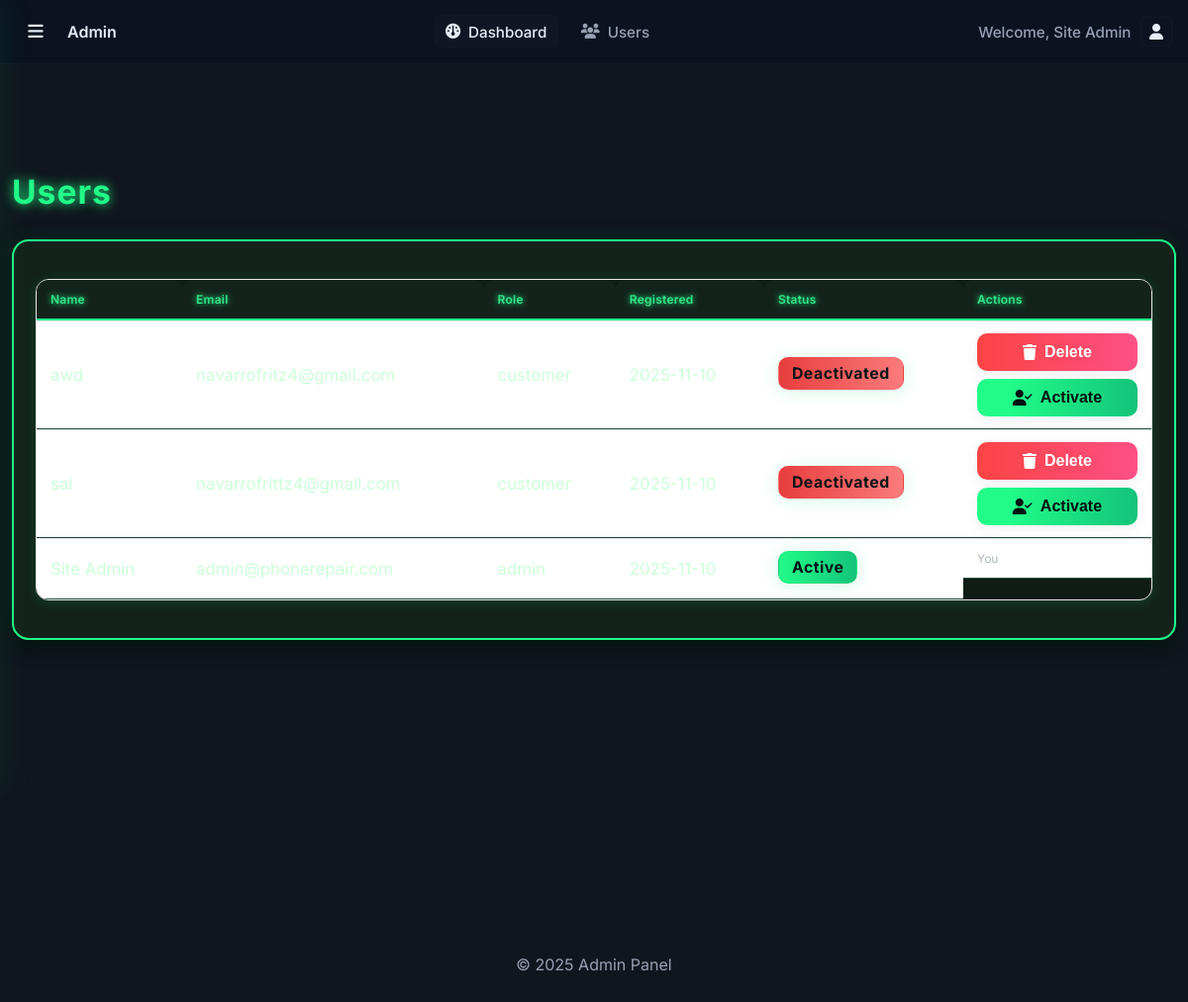
The page /admin/users.php (signed in) on the database its author committed.
### tables this page shows
CREATE TABLE `users` (
  `id` int(11) NOT NULL,
  `name` varchar(100) NOT NULL,
  `email` varchar(150) NOT NULL,
  `password` varchar(255) NOT NULL,
  `role` enum('customer','admin') NOT NULL DEFAULT 'customer',
  `created_at` timestamp NOT NULL DEFAULT current_timestamp(),
  `active` tinyint(1) NOT NULL DEFAULT 1
);

### admin/users.php (the view, shortened to what this page needs)
<?php
require_once __DIR__ . '/includes/header.php';
require_once __DIR__ . '/includes/sidebar.php';
$res = $conn->query("SELECT id, name, email, role, created_at, COALESCE(active,1) active FROM users ORDER BY created_at DESC");
$users = $res ? $res->fetch_all(MYSQLI_ASSOC) : [];
?>
<!DOCTYPE html>
<html lang="en">
<head>
	<link rel="stylesheet" href="https://cdnjs.cloudflare.com/ajax/libs/font-awesome/6.5.0/css/all.min.css">
</head>
<body>
<main class="admin-main">
	<div class="section-header">
		<h2>Users</h2>
	</div>
	<div class="card" style="overflow-x:auto;">
		<table class="table">
			<thead>
				<tr>
					<th>Name</th>
					<th>Email</th>
					<th>Role</th>
					<th>Registered</th>
					<th>Status</th>
					<th>Actions</th>
				</tr>
			</thead>
			<tbody>
				<?php foreach ($users as $u): ?>
					<tr>
						<td><?php echo htmlspecialchars($u['name']); ?></td>
						<td><?php echo htmlspecialchars($u['email']); ?></td>
						<td><?php echo htmlspecialchars($u['role']); ?></td>
						<td><?php echo htmlspecialchars(date('Y-m-d', strtotime($u['created_at']))); ?></td>
						<td>
							<span class="status-badge <?php echo $u['active'] ? 'status-approved' : 'status-cancelled'; ?>">
								<?php echo $u['active'] ? 'Active' : 'Deactivated'; ?>
							</span>
						</td>
						<td class="actions">
							<?php if ((int)$u['id'] !== (int)($_SESSION['user_id'] ?? -1)): ?>
								<form method="post" onsubmit="return confirm('Delete this user?');">
									<button class="btn btn-danger" type="submit"><i class="fa-solid fa-trash"></i> Delete</button>
								</form>
								<?php if ($u['active']): ?>
									<form method="post">
										<input type="hidden" name="action" value="deactivate">
										<input type="hidden" name="id" value="<?php echo (int)$u['id']; ?>">
										<button class="btn" type="submit"><i class="fa-solid fa-user-slash"></i> Deactivate</button>
									</form>
								<?php else: ?>
									<form method="post">
										<button class="btn btn-primary" type="submit"><i class="fa-solid fa-user-check"></i> Activate</button>
									</form>
								<?php endif; ?>
							<?php else: ?>
								<span class="sub">You</span>
							<?php endif; ?>
						</td>
					</tr>
				<?php endforeach; ?>
			</tbody>
		</table>
	</div>
</main>
<?php require_once __DIR__ . '/includes/footer.php'; ?>
</body>
</html>

### admin/assets/css/style.css (style rules this page uses)
:root { --bg: #0f172a; --card: #111827; --muted: #94a3b8; --text: #e5e7eb; --brand: #2563eb; --brand-2: #22c55e; --danger: #ef4444; --warning: #f59e0b; --border: #1f2937; }
* { box-sizing: border-box; }
html, body { margin: 0; font-family: Inter, system-ui, -apple-system, Segoe UI, Roboto, Helvetica, Arial, "Apple Color Emoji", "Segoe UI Emoji"; background: var(--bg); color: var(--text); }
.btn { display: inline-flex; align-items: center; gap: 8px; padding: 8px 12px; border-radius: 8px; border: 1px solid var(--border); cursor: pointer; text-decoration: none; color: var(--text); }
.btn-primary { background: var(--brand); border-color: var(--brand); }
.btn-danger { background: var(--danger); border-color: var(--danger); }
.admin-main { margin-left: 240px; padding: 20px; }
.card { background: var(--card); border: 1px solid var(--border); border-radius: 12px; padding: 16px; }
.card .sub { font-size: 12px; color: var(--muted); }
.section-header { display: flex; align-items: center; justify-content: space-between; gap: 12px; margin: 24px 0 12px; }
.table { width: 100%; border-collapse: collapse; background: var(--card); border: 1px solid var(--border); border-radius: 12px; overflow: hidden; }
.table th, .table td { padding: 12px 10px; border-bottom: 1px solid var(--border); text-align: left; }
.table th { background: #0f172a; color: var(--muted); font-weight: 600; font-size: 12px; letter-spacing: .02em; }
.actions { display: flex; gap: 8px; flex-direction: column; }
.actions form { margin: 0; }
.actions form button { width: 100%; justify-content: center; }
.status-badge { display: inline-flex; align-items: center; gap: 6px; padding: 4px 8px; border-radius: 999px; font-size: 12px; border: 1px solid var(--border); }
.status-approved, .status-processing, .status-delivered, .status-done, .status-received { background: rgba(34, 197, 94, .12); color: #22c55e; border-color: rgba(34, 197, 94, .25); }
.status-cancelled { background: rgba(239, 68, 68, .12); color: #ef4444; border-color: rgba(239, 68, 68, .25); }
:root { --bg:#f8f9fc; --card:#ffffff; --text:#0f172a; --muted:#64748b; --primary:#2563eb; --primary-600:#1d4ed8; --border:#e5e7eb; --shadow:0 4px 16px rgba(15,23,42,0.06); --radius:12px; }
* { box-sizing:border-box }
html,body { height:100% }
body { margin:0; font-family:'Poppins',sans-serif; background:var(--bg); color:var(--text); }
.card { background:var(--card); border:1px solid var(--border); border-radius:var(--radius); box-shadow:var(--shadow); padding:16px; }
.btn { border:1px solid var(--border); background:#fff; color:var(--text); padding:10px 14px; border-radius:10px; cursor:pointer; transition:box-shadow .2s ease, transform .02s ease; box-shadow:var(--shadow); }
.table { width:100%; border-collapse:separate; border-spacing:0; }
.table thead th { text-align:left; font-size:12px; color:var(--muted); font-weight:600; padding:12px 14px; background:#f8fafc; border-top-left-radius:10px; border-top-right-radius:10px; }
.table tbody td { padding:12px 14px; border-top:1px solid var(--border); background:#fff; }
.actions { display:flex;gap:8px }

### admin/includes/header.php (style rules this page uses)
:root { --hdr-bg: #0b1220; --hdr-border: rgba(255,255,255,0.03); --muted: #98a0b3; --text: #e6eef8; --radius: 8px; font-family: Inter, system-ui, -apple-system, "Segoe UI", Roboto, "Helvetica Neue", Arial; }

### rows shown on the page
users: name "awd", email "navarrofritz4@gmail.com", role "customer", created_at "2025-11-10", shows "Deactivated"
users: name "sai", email "navarrofrittz4@gmail.com", role "customer", created_at "2025-11-10", shows "Deactivated"
users: name "Site Admin", email "admin@phonerepair.com", role "admin", created_at "2025-11-10", shows "Active", shows "You"

### other values the page prints
$_SESSION['user_name'] "Site Admin"
